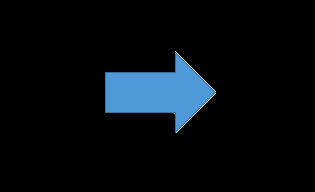
#> input picture testimg.png, 315 x 192 px
$ python revision.py
#> lines starting #> are read from the running program, lines starting #| are printed output that depends on the picture
#coding: UTF-8
import cv2
import numpy as np
import matplotlib.pyplot as plt

def revision(pts1,pts2,img):
    M = cv2.getPerspectiveTransform(pts1,pts2)
    inv_M =np.linalg.inv(M)
    dst = cv2.warpPerspective(img,inv_M,(600,400))
    return dst

# [18 lines of commented-out code are left out]
pts0 = np.float32([[125,75],[160,75],[125,114],[160,114]])
#x方向に±20移動してみる
pts1 = np.float32([[125+20,75],[160+20,75],[125+20,114],[160+20,114]])
pts2 = np.float32([[125-20,75],[160-20,75],[125-20,114],[160-20,114]])
#拡大してみる
pts3 = np.float32([[125-5,75-5],[160+5,75-5],[125-5,114+5],[160+5,114+5]])
#台形
pts4 = np.float32([[120,60],[165,60],[125,114],[160,114]])

#四角形のサイズを小さくし，移動させてみる
pts1 = np.float32([[50,50],[70,50],[50,70],[70,70]])
pts2 = np.float32([[45,45],[75,45],[50,70],[70,70]])

img = cv2.imread ("testimg.png",1)
#> img is the input picture: shape (192, 315, 3); mean B, G, R 16.3, 11.6, 6.2
img2 = cv2.imread ("blue.png",1)
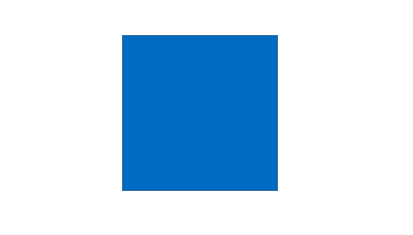
#> input picture blue.png, 413 x 235 px
#> img2 is the input picture: shape (235, 413, 3); mean B, G, R 239.7, 217.9, 191.4


dst = revision(pts1,pts2,img)
#> in revision, `dst = cv2.warpPerspective(img,inv_M,(600,400))`:
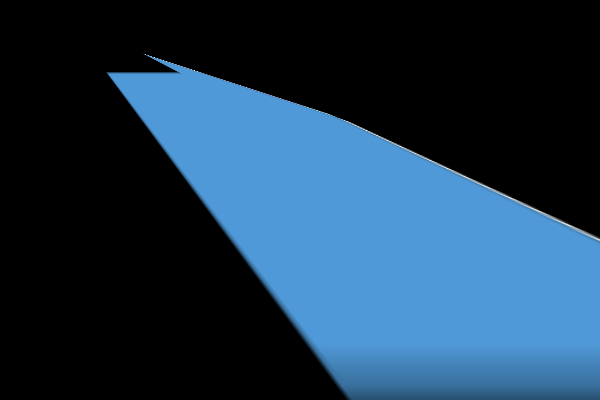
#> dst: shape (400, 600, 3); mean B, G, R 79.3, 56.3, 29.6
dst0 = revision(pts0,pts1,img)
#> in revision (call 2), `dst = cv2.warpPerspective(img,inv_M,(600,400))`:
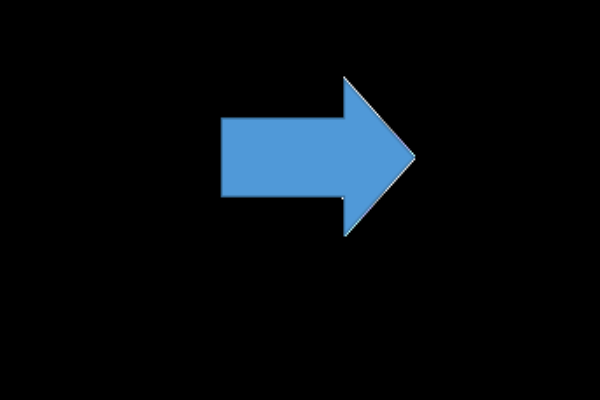
#> dst: shape (400, 600, 3); mean B, G, R 14, 10, 5.3
dst1 = revision(pts0,pts2,img)
#> in revision (call 3), `dst = cv2.warpPerspective(img,inv_M,(600,400))`:
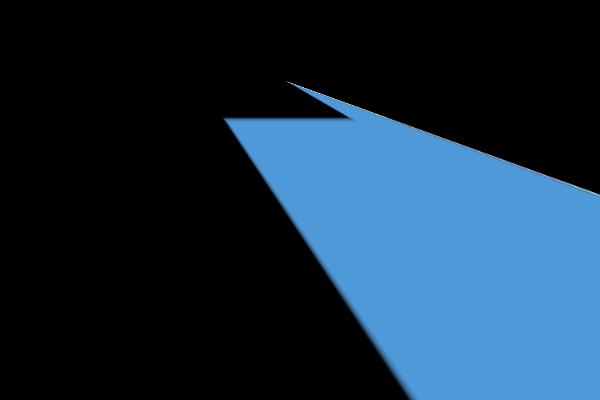
#> dst: shape (400, 600, 3); mean B, G, R 64.7, 45.9, 24.1
dst2 = revision(pts0,pts3,img)
#> in revision (call 4), `dst = cv2.warpPerspective(img,inv_M,(600,400))`:
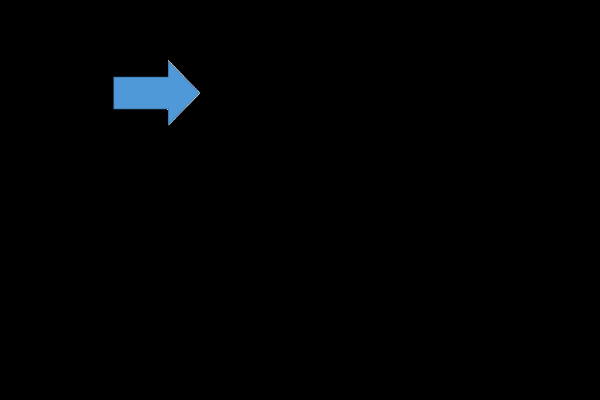
#> dst: shape (400, 600, 3); mean B, G, R 2.5, 1.8, 1
dst3 = revision(pts0,pts4,img)

# dst5,pts1,pts2 = revision2(img1)
# dst6,pts3,pts4 = revision2(img2)

# img = cv.rectangle(img, (pts1[],   50), (50,  150), (255, 0, 0), 3, 4)
plt.subplot(231),plt.imshow(img),plt.title('Input')
plt.subplot(232),plt.imshow(dst0),plt.title('Output0')
plt.subplot(233),plt.imshow(dst1),plt.title('Output1')
plt.subplot(234),plt.imshow(dst2),plt.title('Output2')
plt.subplot(235),plt.imshow(dst3),plt.title('Output3')
plt.subplot(236),plt.imshow(dst),plt.title('Output4')
plt.show()
#> figure, not shown here; B, G, R data is drawn as R, G, B
# [5 lines of commented-out code are left out]
'''
結果
･射影変換は，移動先(pts2)に向かって平行移動する．したがって，射影行列の逆行列を使うと，pts2の平行移動と逆方向に平行移動する
･拡大に対しては拡大(逆行列では縮小)．
･画像中の部分的な4点の射影変換に対し，画像全体が歪み修正される．
結論
.pts1,pts2の面積および位置関係は大体同様にする必要がある．
'''
